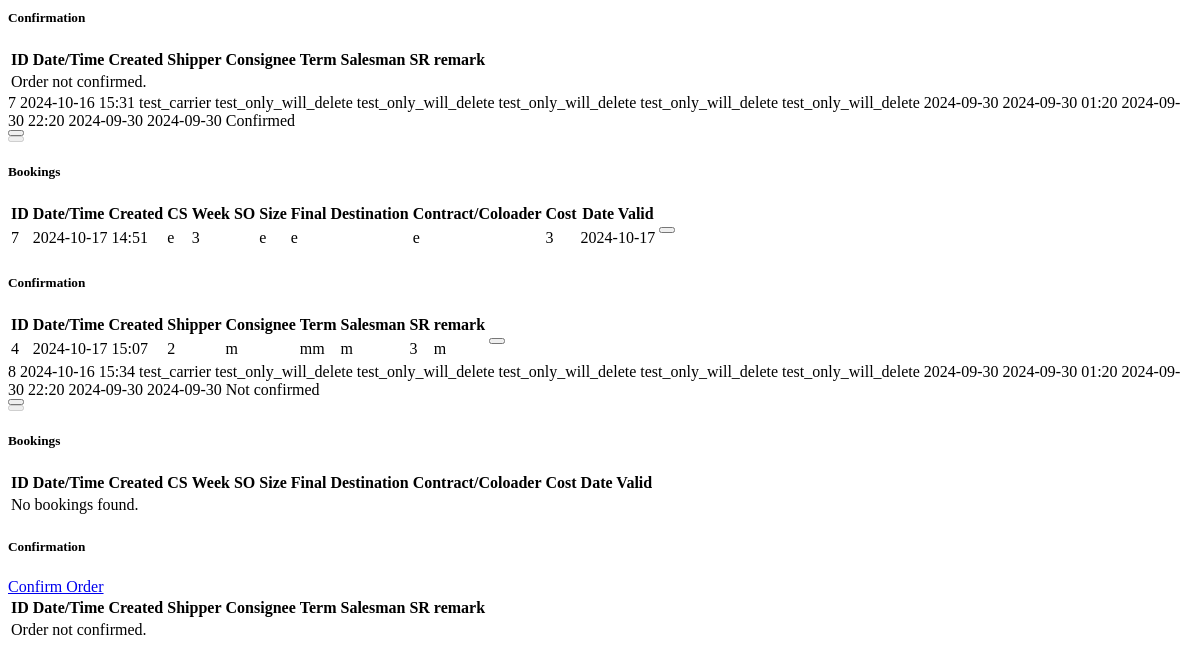
Page /admin/search (signed in, lower part) on the earlier database version.
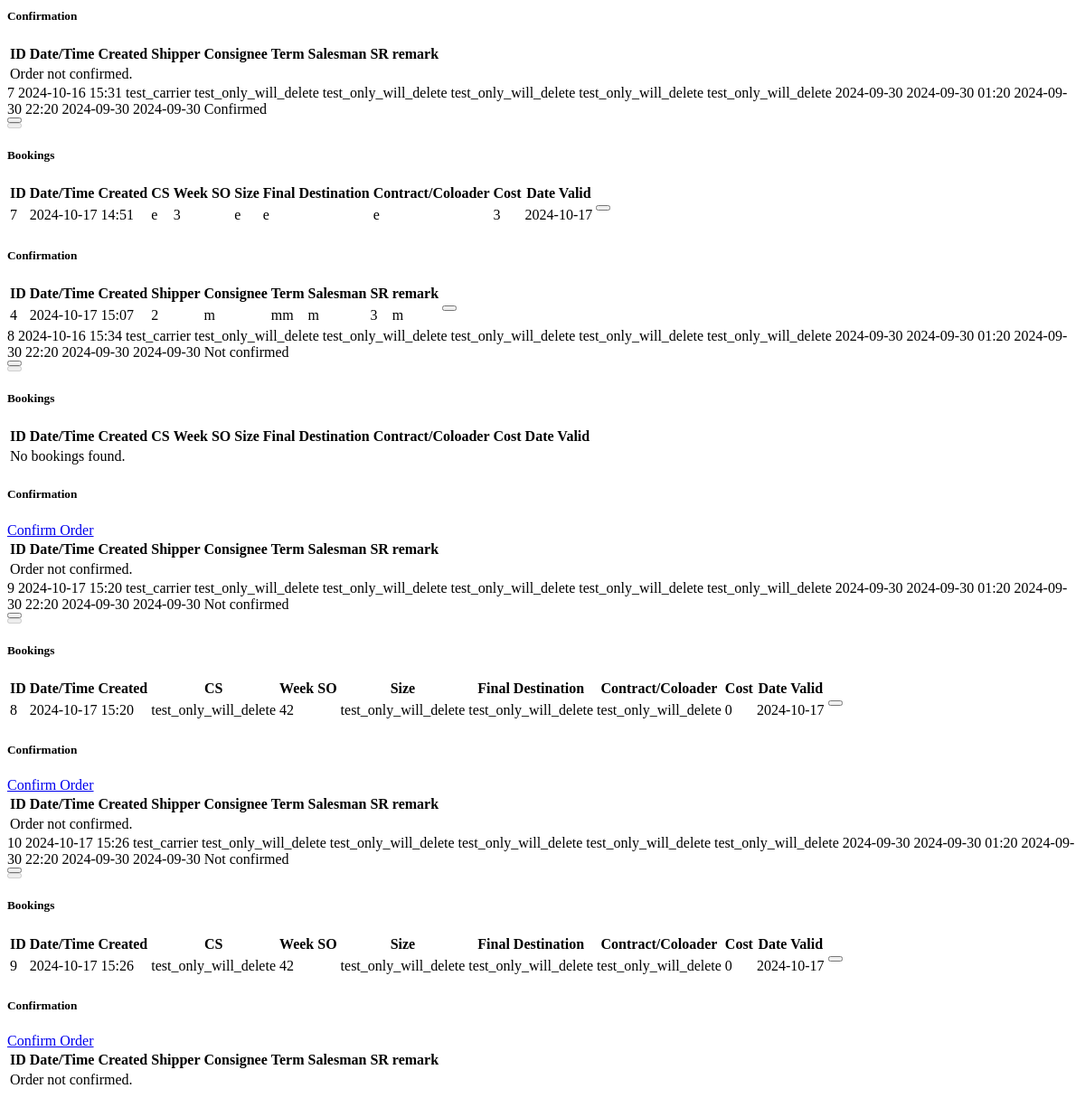
Same page on the later database version.
### app/model.py (models this page shows, shortened)
class Data_shipping_schedule(db.Model):
    __tablename__ = 'data_shipping_schedule'
    id = db.Column(db.Integer, primary_key=True)
    carrier = db.Column(db.String(100), nullable= False)                                    #   Shipping company
    service = db.Column(db.String(100), nullable=False)                                     #   Shipping service
    routing = db.Column(db.String(100), nullable=False)                                     #   Routing
    MV = db.Column(db.String(100), nullable=False)                                          #   Master vessel (ship name)
    POL = db.Column(db.String(100), nullable=False)                                         #   Port of loading
    POD = db.Column(db.String(100), nullable=False)                                         #   Port of discharge
    CY_Open = db.Column(db.DateTime, nullable=False)                                        #   Container yard open (should be in datetime format)
    SI_Cut_Off = db.Column(db.DateTime, nullable=False)                                     #   Shipping information off (should be in datetime format)
    CY_CY_CLS = db.Column(db.DateTime, nullable=False)                                      #   Closing date (should be in datetime format)
    ETD =  db.Column(db.DateTime, nullable=False)                                           #   Estimated Time of Departure (should be in datetime format)
    ETA =  db.Column(db.DateTime, nullable=False)                                           #   Estimated Time of Arrival (should be in datetime format)
    date_created = db.Column(db.DateTime, default=datetime.utcnow)
    status = db.Column(db.String(20), nullable=False)                                       # Status s1 -> s2 -> s3
    bookings = db.relationship('Data_booking', backref='data_shipping_schedule', lazy=True)
    confirm_orders = db.relationship('Data_confirm_order', backref='data_shipping_schedule', uselist=False)
    user_id = db.Column(db.Integer, db.ForeignKey('user_data.id'), nullable=False)

class Data_booking(db.Model):
    __tablename__ = 'data_booking'
    id = db.Column(db.Integer, primary_key=True)
    CS = db.Column(db.String(50), nullable=False)                                           #   Customer service
    week = db.Column(db.Integer, nullable=False)                                            #
    size = db.Column(db.String(100), nullable=False) #Will change later                     #   Container size
    Final_Destination = db.Column(db.String(100), nullable= False)                          #   Final destination
    Contract_or_Coloader = db.Column(db.String(100), nullable=False) #Will change later     #   Contract/Co-loader
    cost = db.Column(db.Integer, nullable=False)                                            #   Cost
    Date_Valid = db.Column(db.DateTime, nullable=False)                                     #   Rate valid (should be in datetime format)
    date_created = db.Column(db.DateTime, default=datetime.utcnow)
    data_shipping_schedule_id = db.Column(db.Integer, db.ForeignKey('data_shipping_schedule.id'), nullable=False)
    user_id = db.Column(db.Integer, db.ForeignKey('user_data.id'), nullable=False)

class Data_confirm_order(db.Model):
    __tablename__ = 'data_confirm_order'
    id = db.Column(db.Integer, primary_key=True)
    shipper = db.Column(db.String(100), nullable=False)                                     #   Shipper
    consignee = db.Column(db.String(100), nullable=False)                                   #   Consignee
    term = db.Column(db.String(100), nullable=False)                                        #   Shipping term
    salesman = db.Column(db.String(100), nullable=False)                                    #   Salesman
    SR = db.Column(db.Integer, nullable=False)  #Will change later                          #   Selling rate
    remark = db.Column(db.String(1000), nullable=False)                                     #   Comments
    date_created = db.Column(db.DateTime, default=datetime.utcnow)
    data_shipping_schedule_id = db.Column(db.Integer, db.ForeignKey('data_shipping_schedule.id'), nullable=False)
    user_id = db.Column(db.Integer, db.ForeignKey('user_data.id'), nullable=False)

### app/routes/admin.py (the view)
@admin.route("/search", methods=["GET", "POST"])
@login_required
@role_required("admin")
def search():
    q = request.args.get("q")
    show_all = request.args.get("show-all")
    query = (
        db.session.query(Data_shipping_schedule)
        .join(
            Data_booking,
            and_(Data_shipping_schedule.id ==
                 Data_booking.data_shipping_schedule_id),
        )
        .join(
            Data_confirm_order,
            and_(
                Data_shipping_schedule.id
                == Data_confirm_order.data_shipping_schedule_id
            ),
        )
        .options(
            joinedload(Data_shipping_schedule.bookings),
            joinedload(Data_shipping_schedule.confirm_orders),
        )
    )
    if q:
        results = (
            query.filter(
                (Data_shipping_schedule.carrier.ilike(f"%{q}%"))
                | (Data_shipping_schedule.service.ilike(f"%{q}%"))
                | (Data_shipping_schedule.routing.ilike(f"%{q}%"))
                | (Data_shipping_schedule.MV.ilike(f"%{q}%"))
                | (Data_shipping_schedule.POL.ilike(f"%{q}%"))
                | (Data_shipping_schedule.POD.ilike(f"%{q}%"))
                | (Data_shipping_schedule.CY_Open.ilike(f"%{q}%"))
                | (Data_shipping_schedule.SI_Cut_Off.ilike(f"%{q}%"))
                | (Data_shipping_schedule.POD.ilike(f"%{q}%"))
                | (Data_shipping_schedule.CY_CY_CLS.ilike(f"%{q}%"))
                | (Data_shipping_schedule.ETD.ilike(f"%{q}%"))
                | (Data_shipping_schedule.ETA.ilike(f"%{q}%"))
                | (Data_booking.CS.ilike(f"%{q}%"))  # Added status field
            )
            .order_by(
                Data_shipping_schedule.carrier.asc(),
                Data_shipping_schedule.service.desc(),
            )
            .limit(100)
            .all()
        )
        print(f"Results count: {len(results)}")  # Debugging line
    else:
        results = Data_shipping_schedule.query.all()
    if show_all is None:
        results = [data for data in results if data.user_id == current_user.id]
    return render_template(
        "shipping_table_results.html", results=results, current_user=current_user
    )

### app/restriction.py (called while the page is built)
def role_required(rank):
    def decorator(func):
        @wraps(func)
        def decorated_view(*args, **kwargs):
            if not current_user.is_authenticated or current_user.rank != rank:
                abort(403)  # Forbidden
            return func(*args, **kwargs)
        return decorated_view
    return decorator

### driver.py (called while the page is built)
@login_manager.user_loader
def load_user(user_id):
    return User_data.query.get(int(user_id))

### templates/shipping_table_results.html (shortened to what the changed rows need)
{% if results %}
  {% for result in results %}
    <tr>
      {% if current_user.rank == 'admin' %}
        <td>{{ result.id }}</td>
        <td>{{ result.date_created.strftime('%Y-%m-%d %H:%M') }}</td>
      {% endif %}
      <td>{{ result.carrier }}</td>
      <td>{{ result.service }}</td>
      <td>{{ result.routing }}</td>
      <td>{{ result.MV }}</td>
      <td>{{ result.POL }}</td>
      <td>{{ result.POD }}</td>
      <td>{{ result.CY_Open.strftime('%Y-%m-%d') }}</td>
      <td>{{ result.SI_Cut_Off.strftime('%Y-%m-%d %H:%M') }}</td>
      <td>{{ result.CY_CY_CLS.strftime('%Y-%m-%d %H:%M') }}</td>
      <td>{{ result.ETD.strftime('%Y-%m-%d') }}</td>
      <td>{{ result.ETA.strftime('%Y-%m-%d') }}</td>
      {% if result.status == 's1' %}
        <td>No Booking</td>
      {% elif result.status == 's2' %}
        <td>Not confirmed</td>
      {% elif result.status == 's3' %}
        <td>Confirmed</td>
      {% else %}
        <td>Error</td>
      {% endif %}
      <td>
        <div class="d-flex justify-content-end gap-2">
          <button class="btn btn-outline-primary" type="button" data-bs-toggle="collapse" data-bs-target="#collapse{{ result.id }}" aria-expanded="false" aria-controls="collapse{{ result.id }}"></button>
          {% if current_user.rank == 'admin' %}
            {% if result.status == 's1' %}
              <form action="{{ url_for('admin.delete_shipping_data', id=result.id) }}" method="POST">
                <button class="btn btn-danger is-danger" type="submit" onclick="return confirm('Are you sure you want to delete this schedule?');"><i class="bi bi-trash3-fill"></i></button>
              </form>
            {% else %}
              <form action="{{ url_for('admin.delete_shipping_data', id=result.id) }}" method="POST" data-bs-toggle="tooltip" data-bs-title="Delete Booking First">
                <button disabled class="btn btn-danger is-danger" type="submit"></button>
              </form>
            {% endif %}
          {% endif %}
        </div>
      </td>
    </tr>
    <tr>
      <td colspan="15" class="bg-body-tertiary ps-4 pe-4 pt-0 pb-0">
        <div class="collapse" id="collapse{{ result.id }}">
          <div class="d-flex justify-content-between align-items-baseline gap-2 mt-4 mb-2">
            <h5>Bookings</h5>
          </div>
          <div class="border rounded overflow-hidden mt-2 mb-2">
            <table class="table align-middle m-0">
              <thead>
                {% if current_user.rank == 'admin' %}
                  <th>ID</th>
                  <th>Date/Time Created</th>
                {% endif %}
                <th>CS</th>
                <th>Week</th>
                <th>SO</th>
                <th>Size</th>
                <th>Final Destination</th>
                <th>Contract/Coloader</th>
                <th>Cost</th>
                <th>Date Valid</th>
                <th></th>
              </thead>
              <tbody>
                {% if result.bookings %}
                  {% for booking in result.bookings %}
                    <tr>
                      {% if current_user.rank == 'admin' %}
                        <td>{{ booking.id }}</td>
                        <td>{{ booking.date_created.strftime('%Y-%m-%d %H:%M') }}</td>
                      {% endif %}
                      <td>{{ booking.CS }}</td>
                      <td>{{ booking.week }}</td>
                      <td>{{ booking.SO }}</td>
                      <td>{{ booking.size }}</td>
                      <td>{{ booking.Final_Destination }}</td>
                      <td>{{ booking.Contract_or_Coloader }}</td>
                      <td>{{ booking.cost }}</td>
                      <td>{{ booking.Date_Valid.strftime('%Y-%m-%d') }}</td>
                      <td>
                        <div class="d-flex justify-content-end gap-2">
                          {% if current_user.rank == 'admin' %}
                            <form action="{{ url_for('admin.delete_booking_data', id=booking.id) }}" method="POST">
                              <button class="btn btn-danger is-danger" type="submit" onclick="return confirm('Are you sure you want to delete this booking?');"></button>
                            </form>
                          {% endif %}
                        </div>
                      </td>
                    </tr>
                  {% endfor %}
                {% else %}
                  <tr>
                    <td colspan="14">No bookings found.</td>
                  </tr>
                {% endif %}
              </tbody>
            </table>
          </div>
          <div class="d-flex justify-content-between align-items-baseline gap-2 mt-4 mb-2">
            <h5>Confirmation</h5>
            {% if result.status == 's2' %}
              {% if current_user.rank == 'admin' %}
                <a class="btn btn-outline-primary" href="{{ url_for('admin.add_confirm_order_data', schedule_id=result.id) }}">Confirm Order</a>
              {% elif current_user.id == result.user_id %}
                <a class="btn btn-outline-primary" href="{{ url_for('user.add_confirm_order_data', schedule_id=result.id) }}">Confirm Order</a>
              {% endif %}
            {% endif %}
          </div>
          <div class="border rounded overflow-hidden mt-2 mb-4">
            <table class="table align-middle m-0">
              <thead>
                {% if current_user.rank == 'admin' %}
                  <th>ID</th>
                  <th>Date/Time Created</th>
                {% endif %}
                <th>Shipper</th>
                <th>Consignee</th>
                <th>Term</th>
                <th>Salesman</th>
                <th>SR</th>
                <th>remark</th>
                <th></th>
              </thead>
              <tbody>
                {% if result.confirm_orders %}
                  <tr>
                    {% if current_user.rank == 'admin' %}
                      <td>{{ result.confirm_orders.id }}</td>
                      <td>{{ result.confirm_orders.date_created.strftime('%Y-%m-%d %H:%M') }}</td>
                    {% endif %}
                    <td>{{ result.confirm_orders.shipper }}</td>
                    <td>{{ result.confirm_orders.consignee }}</td>
                    <td>{{ result.confirm_orders.term }}</td>
                    <td>{{ result.confirm_orders.salesman }}</td>
                    <td>{{ result.confirm_orders.SR }}</td>
                    <td>{{ result.confirm_orders.remark }}</td>
                    <td>
                      <div class="d-flex justify-content-end gap-2">
                        {% if current_user.rank == 'admin' %}
                          <form action="{{ url_for('admin.delete_confirm_order_data', id=result.id) }}" method="POST">
                            <button class="btn btn-danger is-danger" type="submit" onclick="return confirm('Are you sure you want to cancel this order confirmation?');"></button>
                          </form>
                        {% endif %}
                      </div>
                    </td>
                  </tr>
                {% else %}
                  <tr>
                    <td colspan="14">Order not confirmed.</td>
                  </tr>
                {% endif %}
              </tbody>
            </table>
          </div>
        </div>
      </td>
    </tr>
  {% endfor %}
{% else %}
  <tr>
    <td colspan="14">No results found.</td>
  </tr>
{% endif %}

Differences in the rows shown:
added Data_shipping_schedule: id "9", date_created "2024-10-17 15:20", carrier "test_carrier", service "test_only_will_delete", routing "test_only_will_delete", MV "test_only_will_delete", POL "test_only_will_delete", POD "test_only_will_delete", CY_Open "2024-09-30", SI_Cut_Off "2024-09-30 01:20", CY_CY_CLS "2024-09-30 22:20", ETD "2024-09-30", ETA "2024-09-30", status "Not confirmed", shows "ID", shows "Order not confirmed."
added Data_booking: id "8", date_created "2024-10-17 15:20", CS "test_only_will_delete", week "42", size "test_only_will_delete", Final_Destination "test_only_will_delete", Contract_or_Coloader "test_only_will_delete", cost "0", Date_Valid "2024-10-17", shown under "9"
added Data_shipping_schedule: id "10", date_created "2024-10-17 15:26", carrier "test_carrier", service "test_only_will_delete", routing "test_only_will_delete", MV "test_only_will_delete", POL "test_only_will_delete", POD "test_only_will_delete", CY_Open "2024-09-30", SI_Cut_Off "2024-09-30 01:20", CY_CY_CLS "2024-09-30 22:20", ETD "2024-09-30", ETA "2024-09-30", status "Not confirmed", shows "ID", shows "Order not confirmed."
added Data_booking: id "9", date_created "2024-10-17 15:26", CS "test_only_will_delete", week "42", size "test_only_will_delete", Final_Destination "test_only_will_delete", Contract_or_Coloader "test_only_will_delete", cost "0", Date_Valid "2024-10-17", shown under "10"
